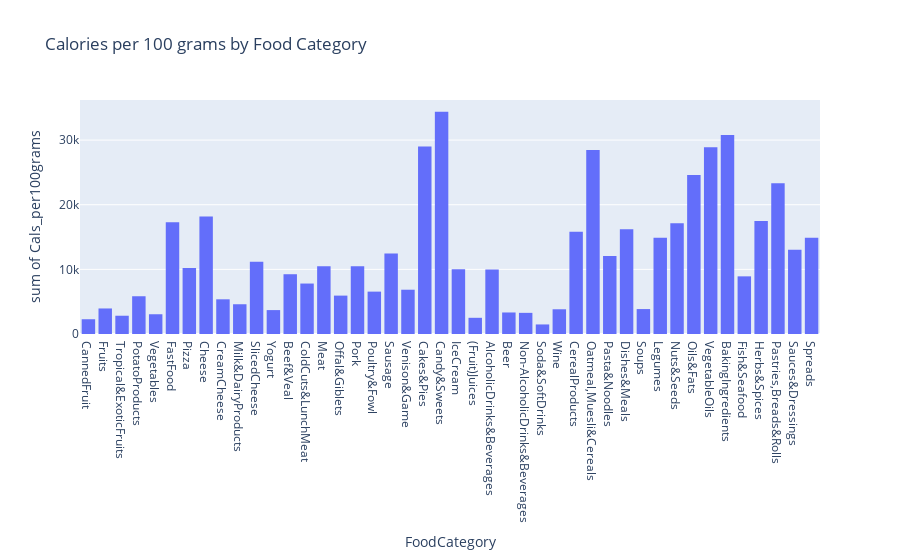

This figure's notebook cell:
### Markdown cell above
<h2 style="color: #4CAF50;text-align:center">Food Categories and Items by Calories</h2>

### Code cell
# explore the food categories with the most calories
plt = px.histogram(df, x='FoodCategory', y ='Cals_per100grams', title='Calories per 100 grams by Food Category')
plt.show()

### Figure 1 — Plotly figure (JSON) as saved in the notebook; plotly's stock layout.template omitted (floating-point values rounded to 4 significant figures; data arrays with more than 128 entries replaced by an {"elided": "..."} marker saying what was removed)
{"data": [{"alignmentgroup": "True", "bingroup": "x", "histfunc": "sum", "hovertemplate": "FoodCategory=%{x}<br>sum of Cals_per100grams=%{y}<extra></extra>", "legendgroup": "", "marker": {"color": "#636efa", "pattern": {"shape": ""}}, "name": "", "offsetgroup": "", "orientation": "v", "showlegend": false, "type": "histogram", "x": {"elided": "2225 str values"}, "xaxis": "x", "y": {"elided": "2225 int values"}, "yaxis": "y"}], "layout": {"barmode": "relative", "legend": {"tracegroupgap": 0}, "title": {"text": "Calories per 100 grams by Food Category"}, "xaxis": {"anchor": "y", "domain": [0, 1], "title": {"text": "FoodCategory"}}, "yaxis": {"anchor": "x", "domain": [0, 1], "title": {"text": "sum of Cals_per100grams"}}}}
